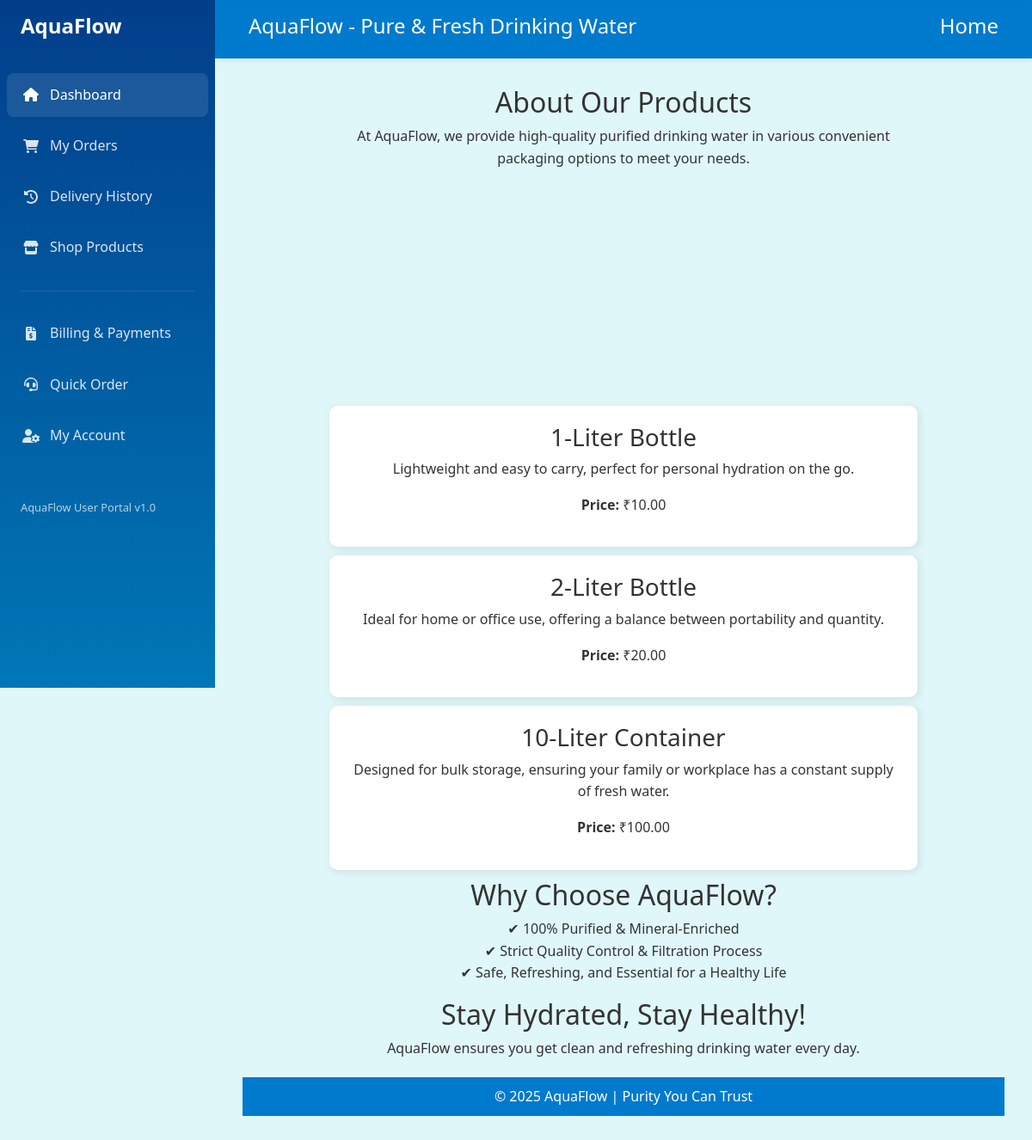
Page /shop_product on the committed database.
### app/models.py (models this page shows, shortened)
class Product(models.Model):
    size = models.CharField(max_length=100)
    price = models.DecimalField(max_digits=10, decimal_places=2)
    description = models.TextField(null=True,blank=True)

### app/views.py (the view)
# urls.py: path('shop_product', Shop_Product_View.as_view(),name='shop_product'),
class Shop_Product_View(View):
    def get(self, request, **kwargs):
        product=Product.objects.all()
        return render(request, 'shop_product.html',{'product':product})

### app/templates/shop_product.html (shortened to what this page needs)
{% extends 'user.html' %}
{% block content %}
<!DOCTYPE html>
<html lang="en">
<head>
</head>
<body>
    <div class="header d-flex justify-content-between mt-2">
        <p class="ms-4">AquaFlow - Pure & Fresh Drinking Water</p>
        <a class="header_a" href="{% url 'user' %}"><p class="me-4">Home</p></a>
    </div>
    <div class="container">
        <h2>About Our Products</h2>
        <p>At AquaFlow, we provide high-quality purified drinking water in various convenient packaging options to meet your needs.</p>
        <div class="container-fluid py-4">
            <div class="row">
                <div class="col-4">
                    <div class="p-2 imgs1">
                    </div>
                </div>
                <div class="col-4">
                    <div class="p-2 imgs2">
                    </div>
                </div>
                <div class="col-4">
                    <div class="p-2 imgs3">
                    </div>
                </div>
            </div>
        </div>
        {% for i in product %}
        <div class="product">
            <h3>{{i.size}}</h3>
            <p>{{i.description}}</p>
            <p><strong>Price:</strong> ₹{{i.price}}</p>
        </div>
        {%endfor%}
        <h2>Why Choose AquaFlow?</h2>
        <p>✔ 100% Purified & Mineral-Enriched<br>
           ✔ Strict Quality Control & Filtration Process<br>
           ✔ Safe, Refreshing, and Essential for a Healthy Life</p>
        <h2>Stay Hydrated, Stay Healthy!</h2>
        <p>AquaFlow ensures you get clean and refreshing drinking water every day.</p>
    </div>
    <div class="footer">© 2025 AquaFlow | Purity You Can Trust</div>
</body>
{% endblock %}

### app/templates/user.html (style rules this page uses)
:root { --primary-color: #0077b6; --secondary-color: #90e0ef; --accent-color: #00b4d8; --light-color: #caf0f8; --dark-color: #023e8a; --success-color: #28a745; --warning-color: #ffc107; --danger-color: #dc3545; --gray-light: #f8f9fa; --gray-medium: #e9ecef; --gray-dark: #343a40; --sidebar-width: 250px; --header-height: 60px; }
* { margin: 0; padding: 0; box-sizing: border-box; font-family: 'Segoe UI', Tahoma, Geneva, Verdana, sans-serif; }
body { background-color: #f5f7fb; color: #333; line-height: 1.6; display: flex; min-height: 100vh; }
.header { height: var(--header-height); background-color: white; display: flex; justify-content: space-between; align-items: center; padding: 0 2rem; box-shadow: 0 2px 10px rgba(0, 0, 0, 0.05); position: fixed; top: 0; right: 0; left: var(--sidebar-width); z-index: 99; }

### app/templates/shop_product.html (style rules this page uses)
body { font-family: Arial, sans-serif; margin: 0; padding: 0; background-color: #e0f7fa; color: #333; }
.header { background-color: #007acc; color: white; text-align: center; padding: 15px; font-size: 24px; }
.container { width: 80%; margin: 20px auto; text-align: center; }
.product { background: white; padding: 20px; margin: 10px 0; border-radius: 10px; box-shadow: 2px 2px 10px rgba(0, 0, 0, 0.1); }
.footer { text-align: center; padding: 10px; background-color: #007acc; color: white; margin-top: 20px; }
.header_a { text-decoration: none; color: white; }
.imgs1,.imgs2,.imgs3 { background-image: url('https://t4.ftcdn.net/jpg/01/94/60/41/360_F_194604161_9m2aPvjcXagc5hsn8fdNTaVWPoqWmACm.jpg'); background-position: center; background-size: cover; height: 200px; border-radius: 3px; }
.imgs2 { background-image: url('https://st3.depositphotos.com/12982378/18499/i/450/depositphotos_184997244-stock-photo-man-delivering-large-bottles-drinking.jpg'); }
.imgs3 { background-image: url('https://winknews.com/wp-content/uploads/2016/08/bottled-water.jpg?w=840&h=486&crop=1'); }

### rows in the picture
Product: size "1-Liter Bottle", description "Lightweight and easy to carry, perfect for personal hydration on the go.", price "10.00"
Product: size "2-Liter Bottle", description "Ideal for home or office use, offering a balance between portability and quantity.", price "20.00"
Product: size "10-Liter Container", description "Designed for bulk storage, ensuring your family or workplace has a constant supply of fresh water.", price "100.00"
